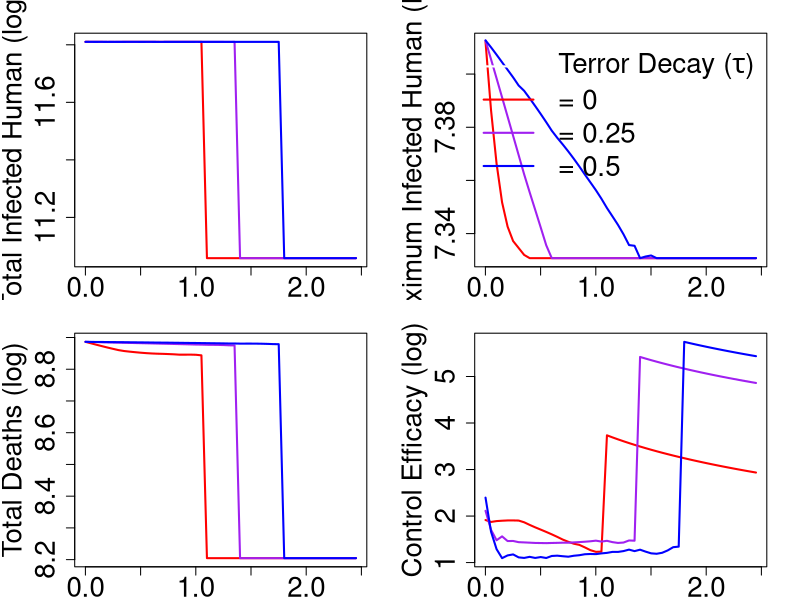

This figure's R source:
######################################################################
######################################################################

##R Code for TerrorDecay-DiseaseControl Model with discrete time steps


#######################################################################
##Control starts once death toll reaches certain level
library(deSolve)
library(ggplot2)
library(scales)
library(pheatmap)
library(reshape)
library(here)
library(ggpubr)


###############################
Timesteps = 365 ##timestep after the first control

thres = 3  ###threshold value of death when control could start

CD = 30 ## control duration time for one control period

K_M = 3500 ###mosquito carrying capacity

#########step 1 create a vector for control on mosquito: C_M

C_M <- rep(0, Timesteps)


#####determine the first time when D_H > thres. 


S_H <- c()

I_H <- c()

R_H <- c()

D_H <- c()

S_M <- c()

I_M <- c()


S_H[1] <- 5000

I_H[1] <- 10

R_H[1] <- 0

D_H[1] <- 0

S_M[1] <- 1000

I_M[1] <- 0


b_H = 2.4657534e-05*2000/700 #human birth rate
beta_H = 0.00005 #human transmission rate
mu_H = 2.35616e-05*2000/700#natural mortality rate of human
r = 0.037 #recovery rate of human from infection 
delta_H = 3*5.468913e-05 ##rate how infected human to die
eta_M = 5 #egg laying rate - determine mosquito birth 
#K_M = 3500 #mosquito carrying capacity
beta_M = 0.0003#mosquito transmission rate
mu_M = 1/13#natural mortality of mosquito
t_int <- c() ###track all time time points when death > thres

for(t in 1: Timesteps)
{
  S_H[t+1] <- max(S_H[t] + b_H * (S_H[t] + I_H[t] + R_H[t]) - beta_H * I_M[t] * S_H[t] - mu_H *  S_H[t], 0)
  I_H[t+1] <- max(I_H[t] + beta_H * I_M[t] * S_H[t] - r * I_H[t] - mu_H * I_H[t] - delta_H * I_H[t], 0)
  R_H[t+1] <- max(R_H[t] + r * I_H[t] - mu_H * R_H[t], 0)
  D_H[t+1] <- max(D_H[t] + delta_H * I_H[t], 0)
  S_M[t+1] <- max(S_M[t] + eta_M * (S_M[t] + I_M[t]) * (1 -  eta_M * (S_M[t] + I_M[t])/ K_M) - beta_M *  I_H[t] * S_M[t] - mu_M * S_M[t] - C_M[t] * S_M[t], 0)
  I_M[t+1] <- max(I_M[t] + beta_M * I_H[t] * S_M[t] - mu_M * I_M[t] - C_M[t] * I_M[t], 0)
  
  ##first period release
  if(D_H[t] > thres)
  {
    t_int <- c(t_int, t)
  }
}

start_t <- min(t_int) #determine the first time point when death > thres and government starts to report its death toll


###update total time

Timesteps_new =  Timesteps + start_t  ###total time = time before control + time when control already starts

###case without control: serve as comparison group
sita = 0  ###theta: initial fear

tao = 0  ###tau: fear decay

S_H <- c() ##define one vector to save the time series output of susceptible humans

I_H <- c() ##define one vector to save the time series output of infected humans

R_H <- c() ##define one vector to save the time series output of recovered humans

D_H <- c() ##define one vector to save the time series output of death cases in human

S_M <- c() ##define one vector to save the time series output of susceptible mosquitoes

I_M <- c() ##define one vector to save the time series output of infected mosquitoes

C_M <- c() ##define one vector to save the time series of control efforts


S_H[1] <- 5000  ##initial value for the simulation

I_H[1] <- 10

R_H[1] <- 0

D_H[1] <- 0

S_M[1] <- 1000

I_M[1] <- 0

C_M[1] <- 0


b_H = 2.4657534e-05*2000/700 #human birth rate
beta_H = 0.00005 #human transmission rate
mu_H = 2.35616e-05*2000/700#natural mortality rate of human
r = 0.037 #recovery rate of human from infection 
delta_H = 3*5.468913e-05 ##rate how infected human to die
eta_M = 5 #egg laying rate - determine mosquito birth 
beta_M = 0.0003#mosquito transmission rate
mu_M = 1/13#natural mortality of mosquito


for(t in 1: Timesteps_new)
{
  FD <- function(x) {sita * exp(- x * tao)} ##fear of death equation
  S_H[t+1] <- max(S_H[t] + b_H * (S_H[t] + I_H[t] + R_H[t]) - beta_H * I_M[t] * S_H[t] - mu_H *  S_H[t], 0)
  I_H[t+1] <- max(I_H[t] + beta_H * I_M[t] * S_H[t] - r * I_H[t] - mu_H * I_H[t] - delta_H * I_H[t], 0)
  R_H[t+1] <- max(R_H[t] + r * I_H[t] - mu_H * R_H[t], 0)
  D_H[t+1] <- max(D_H[t] + delta_H * I_H[t], 0)
  S_M[t+1] <- max(S_M[t] + eta_M * (S_M[t] + I_M[t]) * (1 -  eta_M * (S_M[t] + I_M[t])/ K_M) - beta_M *  I_H[t] * S_M[t] - mu_M * S_M[t] - C_M[t] * S_M[t], 0)
  I_M[t+1] <- max(I_M[t] + beta_M * I_H[t] * S_M[t] - mu_M * I_M[t] - C_M[t] * I_M[t], 0)
  C_M[t+1] <- max(C_M[t] + FD(t) * D_H[t], 0)   
  
}

S_H_NoControl <- S_H

I_H_NoControl <- I_H

R_H_NoControl <- R_H

D_H_NoControl <- D_H

S_M_NoControl <- S_M

I_M_NoControl <- I_M

C_M_NoControl <- C_M

###############################################################################

####Fig. 3 combined effect from both theta and tau


###############################

C_int_level = seq(0.001, 2.5, 0.05) ##set up levels of theta

tau_level = seq(0, 0.5, 0.25) ##set up levels of tau

period_number =  1  ##death toll released times per year-- one control period

period_time = floor(365/period_number) ###calculate the time interval among two controls, since only one control, this value would approach one year

con_start <- c() ###track all start time points for control efforts

CD_period = 30

CD = round(min(CD_period, (period_time - 1)), 0)  ###choose the CD as the minimum value of the setup duration and time interval between controls

for(kk in 1:period_number)
{
  con_start <- c(con_start, (start_t + (kk - 1) * round(period_time, 0)))
}


tot_infec_sitalevel1_nodecay <- matrix(NA, length(tau_level), length(C_int_level))

max_infec_sitalevel1_nodecay <- matrix(NA, length(tau_level), length(C_int_level))

tot_death_sitalevel1_nodecay <- matrix(NA, length(tau_level), length(C_int_level))

cont_eff_sitalevel1_nodecay <- matrix(NA, length(tau_level), length(C_int_level))

#########st

for(ii in 1:length(tau_level))
{
  for(jj in 1: length(C_int_level))
  {
    sita = C_int_level[jj]
    
    tao = tau_level[ii]
    
    C_M = rep(0, (Timesteps_new + 1))
    
    S_H <- c()
    
    I_H <- c()
    
    R_H <- c()
    
    D_H <- c()
    
    S_M <- c()
    
    I_M <- c()
    
    
    S_H[1] <- 5000
    
    I_H[1] <- 10
    
    R_H[1] <- 0
    
    D_H[1] <- 0
    
    S_M[1] <- 1000
    
    I_M[1] <- 0
    
    
    b_H = 2.4657534e-05*2000/700 #human birth rate
    beta_H = 0.00005 #human transmission rate
    mu_H = 2.35616e-05*2000/700#natural mortality rate of human
    r = 0.037 #recovery rate of human from infection 
    delta_H = 3*5.468913e-05 ##rate how infected human to die
    eta_M = 5 #egg laying rate - determine mosquito birth 
    beta_M = 0.0003#mosquito transmission rate
    mu_M = 1/13#natural mortality of mosquito
    t_int <- c()
    
    for(j in 1: length(con_start)) 
    {
      jk <- 0
      
      for(t in 1:Timesteps_new)
      {
        FD <- function(x) {sita * exp(- x * tao)}
        S_H[t+1] <- max(S_H[t] + b_H * (S_H[t] + I_H[t] + R_H[t]) - beta_H * I_M[t] * S_H[t] - mu_H *  S_H[t], 0)
        I_H[t+1] <- max(I_H[t] + beta_H * I_M[t] * S_H[t] - r * I_H[t] - mu_H * I_H[t] - delta_H * I_H[t], 0)
        R_H[t+1] <- max(R_H[t] + r * I_H[t] - mu_H * R_H[t], 0)
        D_H[t+1] <- max(D_H[t] + delta_H * I_H[t], 0)
        S_M[t+1] <- max(S_M[t] + eta_M * (S_M[t] + I_M[t]) * (1 -  eta_M * (S_M[t] + I_M[t])/ K_M) - beta_M *  I_H[t] * S_M[t] - mu_M * S_M[t] - C_M[t] * S_M[t], 0)
        I_M[t+1] <- max(I_M[t] + beta_M * I_H[t] * S_M[t] - mu_M * I_M[t] - C_M[t] * I_M[t], 0)
        
        if(((t ==  con_start[j]) & (D_H[t] > thres)) | ((jk < CD) & (jk > 0)))
        {
          C_M[con_start[j]: (con_start[j] +  CD)] = FD(0:CD) * D_H[t]/D_H[con_start[1]] ###every period, control always starts at time 0, lasting for CD days
          
          jk = jk + 1
          
          print(t)
          print(j)
        }
      }
    }
    
    tot_infec_sitalevel1_nodecay[ii, jj] <- sum(I_H)
    
    max_infec_sitalevel1_nodecay[ii, jj] <- max(I_H)
    
    tot_death_sitalevel1_nodecay[ii, jj] <- sum(D_H)
    
    cont_eff_sitalevel1_nodecay[ii,jj] <- (sum(D_H_NoControl) - sum(D_H))/(sum(C_M) + 0.0000000000001)
    
    
  }
}

x_axis <- C_int_level

tiff(paste("Figure 3-sita_tau-OneControl_thres =",thres,"CD =", CD, "K =", K_M, ".tiff"), width = 10, height = 10, units='in',res=600)

par(mfrow = c(2, 2))
par(mar = c(2,4.5,2,2))

plot(x_axis, log(tot_infec_sitalevel1_nodecay[1,]), type = "l", lwd = 2, ylab = "Total Infected Human (log)", xlab = "", cex.lab = 2, cex.axis = 2, col = "red")
points(x_axis, log(tot_infec_sitalevel1_nodecay[2,]), type = "l", lwd = 2, col = "purple")
points(x_axis, log(tot_infec_sitalevel1_nodecay[3,]), type = "l", lwd = 2, col = "blue")


plot(x_axis, log(max_infec_sitalevel1_nodecay[1,]), type = "l", lwd = 2, ylab = "Maximum Infected Human (log)", xlab = "", cex.lab = 2, cex.axis = 2, col = "red")
points(x_axis, log(max_infec_sitalevel1_nodecay[2,]), type = "l", lwd = 2, col = "purple")
points(x_axis, log(max_infec_sitalevel1_nodecay[3,]), type = "l", lwd = 2, col = "blue")
legend("topright", legend = c(expression(paste("Terror Decay (", tau, ")")), paste("=", tau_level[1]), paste("=",tau_level[2]), paste("=", tau_level[3])), lty = c(1, 1 , 1, 1), lwd = c(2, 2, 2, 2), col = c("white","red", "purple", "blue"), bty = "n", cex = 2)


plot(x_axis, log(tot_death_sitalevel1_nodecay[1,]), type = "l", lwd = 2, ylab = "Total Deaths (log)", xlab = "", cex.lab = 2, cex.axis = 2, col = "red")
points(x_axis, log(tot_death_sitalevel1_nodecay[2,]), type = "l", lwd = 2, col = "purple")
points(x_axis, log(tot_death_sitalevel1_nodecay[3,]), type = "l", lwd = 2, col = "blue")

plot(x_axis, log(cont_eff_sitalevel1_nodecay[1,]), type = "l", lwd = 2, ylab = "Control Efficacy (log)", xlab = "", cex.lab = 2, cex.axis = 2, col = "red", ylim = c(min(log(cont_eff_sitalevel1_nodecay)), max(log(cont_eff_sitalevel1_nodecay))))
points(x_axis, log(cont_eff_sitalevel1_nodecay[2,]), type = "l", lwd = 2, col = "purple")
points(x_axis, log(cont_eff_sitalevel1_nodecay[3,]), type = "l", lwd = 2, col = "blue")

dev.off()
